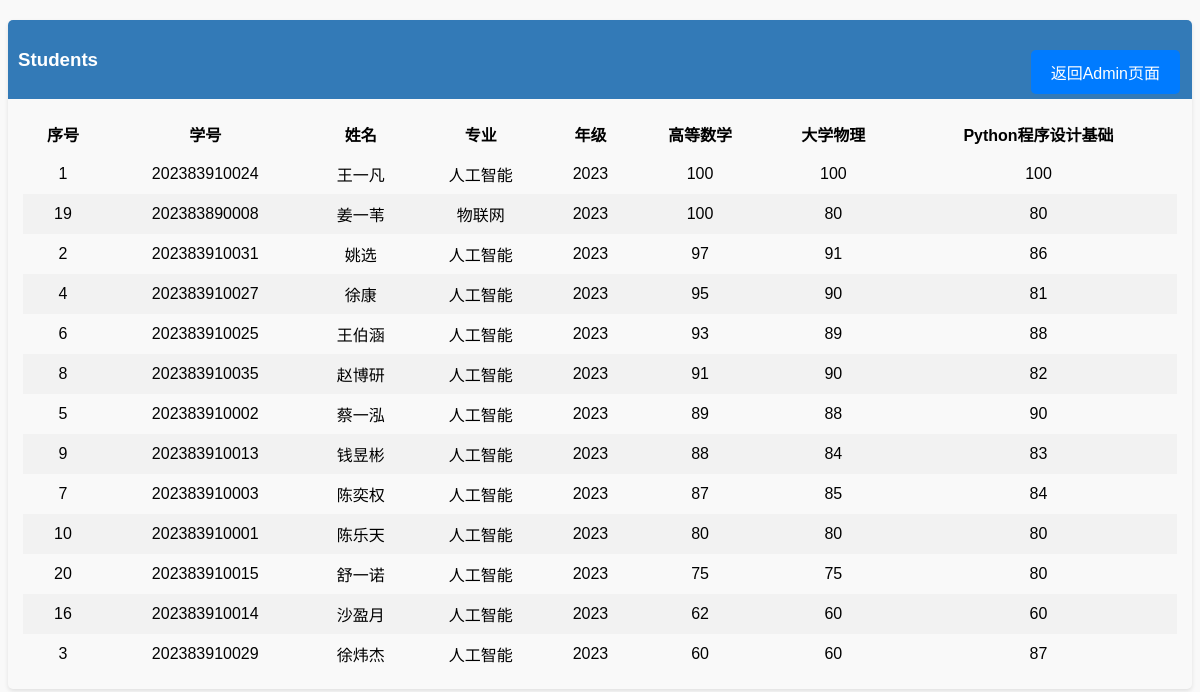
The app's page /sort/sort_math with its own data.
### tables this page shows
CREATE TABLE studentList (
序号 integer primary key autoincrement,
学号 integer ,
姓名 text,
专业 text,
年级 text,
高等数学 integer,
大学物理 integer,
Python程序设计基础 integer
);

### app.py (the view)
@app.route('/sort/sort_math')
def sort_math():
    db = 'test.db'
    conn = sqlite3.connect(db)
    cur = conn.cursor()
    sql = 'select * from studentList'
    cur.execute(sql)
    data = cur.fetchall()
    columns = ["序号", "学号", "姓名", "专业", "年级", "高等数学", "大学物理", "Python程序设计基础"]
    df = pd.DataFrame(data=data, columns=columns)
    df.sort_values(by="高等数学", ascending=False, inplace=True)
    data = df.values.tolist()
    return render_template('display.html',content = data)

### templates/display.html (shortened to what this page needs)
<!doctype html>
<html lang="en">
<head>
    <link rel="stylesheet" type="text/css" href="/static/display.css">
</head>
<body>
<div class="row">
    <div class="col-md-6 col-sm-12 col-xs-12">
        <div class="panel panel-default">
            <div class="panel-heading">
                <h3>Students</h3>
                <a href="http://127.0.0.1:5000/admin" class="btn fixed-button">返回Admin页面</a>
            </div>
            <div class="panel-body">
                <div class="table-responsive">
                    <table class="table table-striped table-bordered table-hover">
                        <thead>
                        <tr>
                            <th>序号</th>
                            <th>学号</th>
                            <th>姓名</th>
                            <th>专业</th>
                            <th>年级</th>
                            <th>高等数学</th>
                            <th>大学物理</th>
                            <th>Python程序设计基础</th>
                        </tr>
                        </thead>
                        <tbody>
                        {% for i in content %}
                            <tr>
                                {% for j in i %}
                                    <td>{{ j }}</td>
                                {% endfor %}
                            </tr>
                        {% endfor %}
                        </tbody>
                    </table>
                </div>
            </div>
        </div>
    </div>
</div>
</body>
</html>

### static/display.css (style rules this page uses)
body { font-family: Arial, sans-serif; background-color: #f9f9f9; position: relative; }
.panel { margin-top: 20px; border-radius: 5px; box-shadow: 0 2px 4px rgba(0, 0, 0, 0.1); }
.panel-heading { background-color: #337ab7; color: white; padding: 10px; border-top-left-radius: 5px; border-top-right-radius: 5px; }
.panel-body { padding: 15px; }
table { width: 100%; border-collapse: collapse; }
th, td { padding: 8px; text-align: center; }
tr:nth-child(even) { background-color: #f2f2f2; }
.btn { display: inline-block; padding: 10px 20px; background-color: #007bff; color: white; text-decoration: none; border-radius: 5px; transition: background-color 0.3s; position: fixed; top: 50px; right: 20px; }

### records on screen
studentList: i "1" "202383910024" "100" "100" "100", 姓名 "王一凡", 专业 "人工智能", 年级 "2023"
studentList: i "19" "202383890008" "100" "80" "80", 姓名 "姜一苇", 专业 "物联网", 年级 "2023"
studentList: i "2" "202383910031" "97" "91" "86", 姓名 "姚选", 专业 "人工智能", 年级 "2023"
studentList: i "4" "202383910027" "95" "90" "81", 姓名 "徐康", 专业 "人工智能", 年级 "2023"
studentList: i "6" "202383910025" "93" "89" "88", 姓名 "王伯涵", 专业 "人工智能", 年级 "2023"
studentList: i "8" "202383910035" "91" "90" "82", 姓名 "赵博研", 专业 "人工智能", 年级 "2023"
studentList: i "5" "202383910002" "89" "88" "90", 姓名 "蔡一泓", 专业 "人工智能", 年级 "2023"
studentList: i "9" "202383910013" "88" "84" "83", 姓名 "钱昱彬", 专业 "人工智能", 年级 "2023"
studentList: i "7" "202383910003" "87" "85" "84", 姓名 "陈奕权", 专业 "人工智能", 年级 "2023"
studentList: i "10" "202383910001" "80" "80" "80", 姓名 "陈乐天", 专业 "人工智能", 年级 "2023"
studentList: i "20" "202383910015" "75" "75" "80", 姓名 "舒一诺", 专业 "人工智能", 年级 "2023"
studentList: i "16" "202383910014" "62" "60" "60", 姓名 "沙盈月", 专业 "人工智能", 年级 "2023"
studentList: i "3" "202383910029" "60" "60" "87", 姓名 "徐炜杰", 专业 "人工智能", 年级 "2023"
